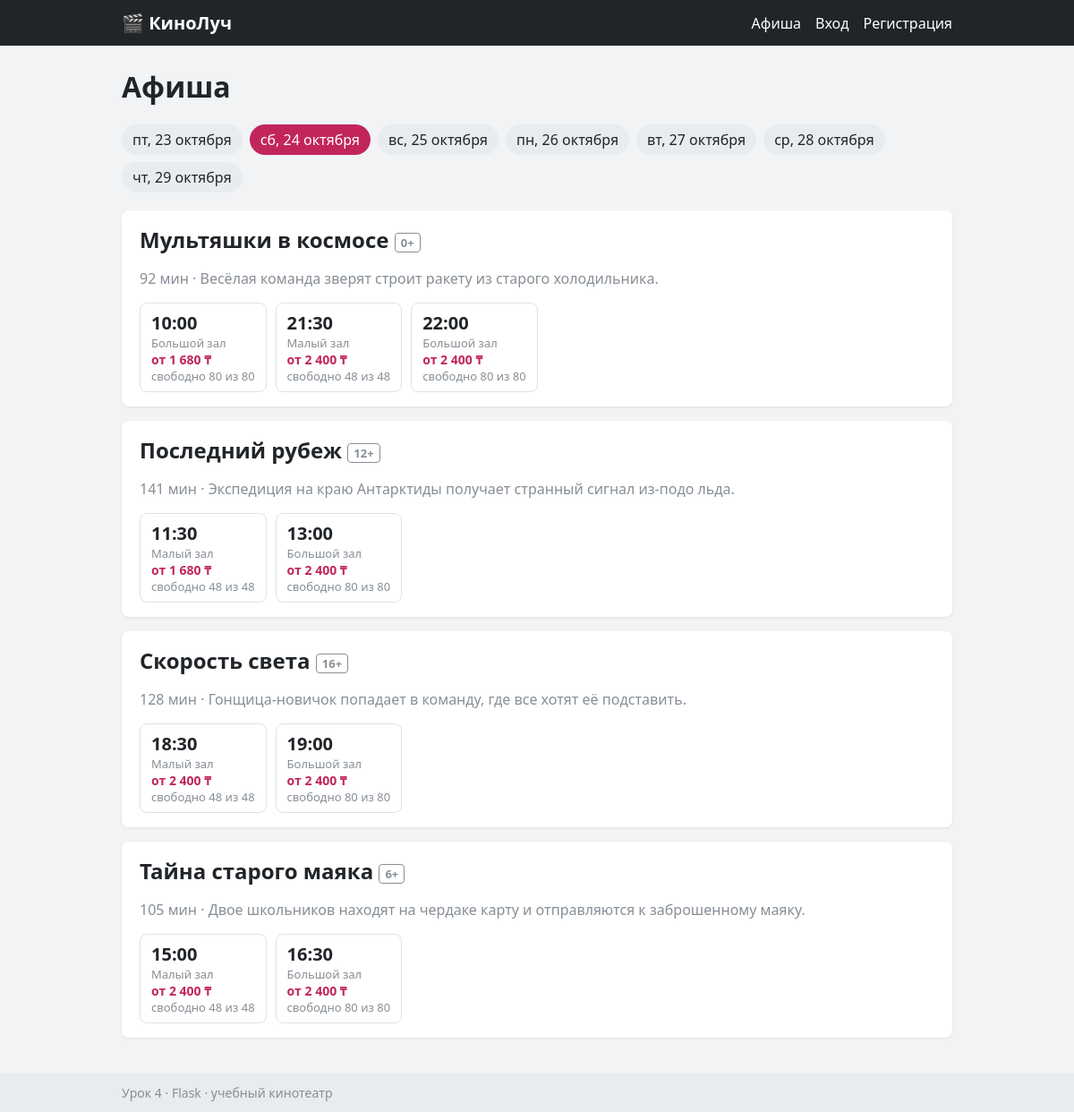
The page /?day=2026-10-24 on the database its author committed.
### tables this page shows
CREATE TABLE movies (
    id INTEGER PRIMARY KEY AUTOINCREMENT,
    title TEXT NOT NULL,
    duration_min INTEGER NOT NULL,
    age TEXT NOT NULL,
    description TEXT NOT NULL
);

CREATE TABLE halls (
    id INTEGER PRIMARY KEY AUTOINCREMENT,
    name TEXT NOT NULL,
    rows_count INTEGER NOT NULL,
    seats_count INTEGER NOT NULL
);

### app/views/schedule.py (the view)
@bp.route("/")
def index():
    days = dates.next_days(config.DAYS_AHEAD)
    day = dates.parse_day(request.args.get("day"), date.today())
    if day not in days:
        day = days[0]
    movies = {}
    for st in showtimes_repo.for_day(day):
        if st.is_past():
            continue
        free = st.hall.capacity - showtimes_repo.count_taken(st.id)
        entry = movies.setdefault(st.movie.id, {"movie": st.movie, "showtimes": []})
        entry["showtimes"].append({
            "showtime": st,
            "free": free,
            "price": pricing.min_price(st),
        })
    for entry in movies.values():
        entry["showtimes"].sort(key=lambda item: item["showtime"].start)
    return render_template("schedule.html", days=days, day=day, movies=list(movies.values()))

### app/auth.py (called while the page is built, shortened)
def current_user():
    user_id = session.get("user_id")
    if user_id is None:
        return None

def inject_user():
    return {"user": current_user()}

### app/db.py (called while the page is built)
def get_db():
    if "db" not in g:
        if not os.path.exists(config.DATABASE):
            init_db()
        g.db = sqlite3.connect(config.DATABASE)
        g.db.row_factory = sqlite3.Row
    return g.db

### app/models/hall.py (called while the page is built)
    @property
    def capacity(self):
        return self.rows * self.seats

### app/models/showtime.py (called while the page is built)
    def is_past(self, now=None):
        now = now or datetime.now()
        return self.start <= now

### app/repositories/showtimes.py (called while the page is built)
def _to_showtime(row):
    return Showtime(
        id=row["id"],
        start=datetime.strptime(row["start"], "%Y-%m-%d %H:%M"),
        movie=Movie(
            id=row["movie_id"],
            title=row["title"],
            duration_min=row["duration_min"],
            age=row["age"],
            description=row["description"],
        ),
        hall=Hall(
            id=row["hall_id"],
            name=row["hall_name"],
            rows=row["rows_count"],
            seats=row["seats_count"],
        ),
    )

def for_day(day):
    rows = get_db().execute(queries.SHOWTIMES_BY_DAY, (day.isoformat(),)).fetchall()
    return [_to_showtime(r) for r in rows]

def count_taken(showtime_id):
    return get_db().execute(queries.COUNT_TAKEN, (showtime_id,)).fetchone()[0]

### app/services/pricing.py (called while the page is built)
def seat_price(showtime, row):
    price = config.BASE_PRICE
    if showtime.start.hour < config.MORNING_UNTIL:
        price = price * (100 - config.MORNING_DISCOUNT_PERCENT) // 100
    if is_weekend(showtime.start):
        price = price * (100 + config.WEEKEND_EXTRA_PERCENT) // 100
    if row > showtime.hall.rows - config.VIP_ROWS:
        price += config.VIP_EXTRA
    return price

def row_prices(showtime):
    return {row: seat_price(showtime, row) for row in range(1, showtime.hall.rows + 1)}

def min_price(showtime):
    return min(row_prices(showtime).values())

### app/utils/dates.py (called while the page is built)
def is_weekend(day):
    return day.isoweekday() >= 6

def human_day(day):
    return f"{WEEKDAYS[day.weekday()]}, {day.day} {MONTHS[day.month - 1]}"

def hhmm(moment):
    return moment.strftime("%H:%M")

def next_days(count):
    today = date.today()
    return [today + timedelta(days=i) for i in range(count)]

def parse_day(text, default):
    try:
        return datetime.strptime(text, "%Y-%m-%d").date()
    except (TypeError, ValueError):
        return default

### app/utils/formatting.py (called while the page is built)
def money(value):
    return f"{value:,}".replace(",", " ") + " ₸"

### app/templates/schedule.html (shortened to what this page needs)
{% extends "base.html" %}
{% block content %}
  <h1>Афиша</h1>
  <div class="days">
    {% for d in days %}
      <a class="day {% if d == day %}day--active{% endif %}"
         href="{{ url_for('schedule.index', day=d.isoformat()) }}">{{ d|day }}</a>
    {% endfor %}
  </div>
  {% if movies %}
    {% for entry in movies %}
      <section class="movie">
        <div class="movie__head">
          <h2>{{ entry['movie'].title }} <span class="age">{{ entry['movie'].age }}</span></h2>
          <p class="muted">{{ entry['movie'].duration_min }} мин · {{ entry['movie'].description }}</p>
        </div>
        <div class="slots">
          {% for item in entry['showtimes'] %}
            {% set st = item['showtime'] %}
            <a class="slot" href="{{ url_for('schedule.showtime', showtime_id=st.id) }}">
              <span class="slot__time">{{ st.start|hhmm }}</span>
              <span class="slot__hall">{{ st.hall.name }}</span>
              <span class="slot__price">от {{ item['price']|money }}</span>
              <span class="slot__free">свободно {{ item['free'] }} из {{ st.hall.capacity }}</span>
            </a>
          {% endfor %}
        </div>
      </section>
    {% endfor %}
  {% else %}
    <p class="muted">На этот день сеансов больше нет.</p>
  {% endif %}
{% endblock %}

### app/static/css/style.css (style rules this page uses)
* { box-sizing: border-box; }
body { margin: 0; font-family: "Segoe UI", Arial, sans-serif; background: #f1f3f5; color: #212529; display: flex; flex-direction: column; min-height: 100vh; }
a { color: #c2255c; }
h1 { margin-top: 0; }
.muted { color: #868e96; }
.age { display: inline-block; font-size: 13px; padding: 1px 6px; border: 1px solid #868e96; border-radius: 4px; color: #868e96; vertical-align: middle; }
.days { display: flex; flex-wrap: wrap; gap: 8px; margin-bottom: 20px; }
.day { padding: 6px 12px; border-radius: 999px; background: #e9ecef; color: #212529; text-decoration: none; }
.day--active { background: #c2255c; color: #fff; }
.movie { background: #fff; border-radius: 8px; padding: 16px 20px; margin-bottom: 16px; box-shadow: 0 1px 3px rgba(0, 0, 0, 0.08); }
.movie__head h2 { margin: 0 0 4px; }
.slots { display: flex; flex-wrap: wrap; gap: 10px; margin-top: 12px; }
.slot { display: flex; flex-direction: column; min-width: 130px; padding: 8px 12px; border: 1px solid #dee2e6; border-radius: 8px; color: #212529; text-decoration: none; }
.slot__time { font-size: 20px; font-weight: bold; }
.slot__hall, .slot__free { font-size: 13px; color: #868e96; }
.slot__price { font-size: 14px; color: #c2255c; font-weight: 600; }

### rows shown on the page
movies: movie "Мультяшки в космосе", movie.age "0+", movie.duration_min "92", movie.description "Весёлая команда зверят строит ракету из старого холодильника."
halls: hall.name "Большой зал" "Большой зал" "Большой зал" "Большой зал" "Большой зал"
halls: hall.name "Малый зал" "Малый зал" "Малый зал" "Малый зал"
movies: movie "Последний рубеж", movie.age "12+", movie.duration_min "141", movie.description "Экспедиция на краю Антарктиды получает странный сигнал из-подо льда."
movies: movie "Скорость света", movie.age "16+", movie.duration_min "128", movie.description "Гонщица-новичок попадает в команду, где все хотят её подставить."
movies: movie "Тайна старого маяка", movie.age "6+", movie.duration_min "105", movie.description "Двое школьников находят на чердаке карту и отправляются к заброшенному маяку."

### other values the page prints
{{ d|day }} "пт, 23 октября" "сб, 24 октября" "вс, 25 октября" "пн, 26 октября" "вт, 27 октября" "ср, 28 октября" "чт, 29 октября"
{{ st.start|hhmm }} "10:00" "21:30" "22:00" "11:30" "13:00" "18:30" "19:00" "15:00" "16:30"
{{ item['price']|money }} "1 680 ₸" "2 400 ₸" "2 400 ₸" "1 680 ₸" "2 400 ₸" "2 400 ₸" "2 400 ₸" "2 400 ₸" "2 400 ₸"
{{ item['free'] }} "80" "48" "80" "48" "80" "48" "80" "48" "80"
{{ st.hall.capacity }} "80" "48" "80" "48" "80" "48" "80" "48" "80"
